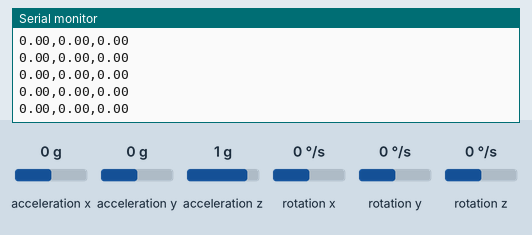
Bench run of a sketch on a simulated ESP32. Shown: the last lines printed to the serial monitor. The inputs (shaded band) are chosen by the test bench; at power-on: acceleration x 0 g, acceleration y 0 g, acceleration z 1 g, rotation z 0 °/s, rotation x 0 °/s, rotation y 0 °/s.

Above: at 4.2 s.
4.3 s: acceleration x set to -1.4 g
At 5.2 s:
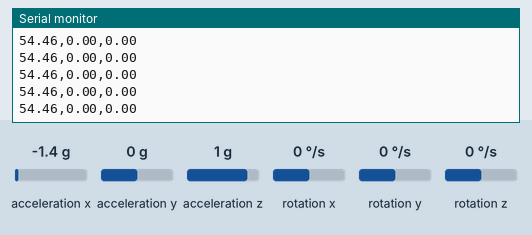
5.8 s: acceleration y set to -1.4 g
At 6.9 s:
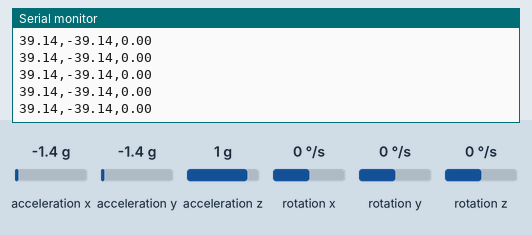
7.3 s: acceleration z set to -1.4 g
At 8.0 s:
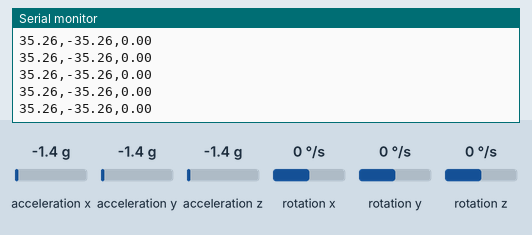
8.8 s: rotation z set to -192 °/s
At 9.5 s:
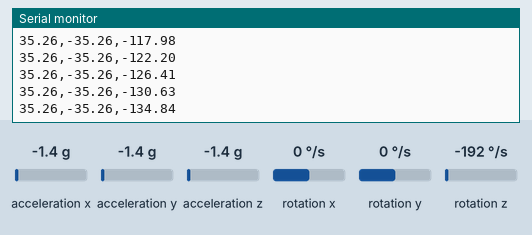
Timing chart, 0 to 11.3 s (numbered marks = the images above; inputs shaded):
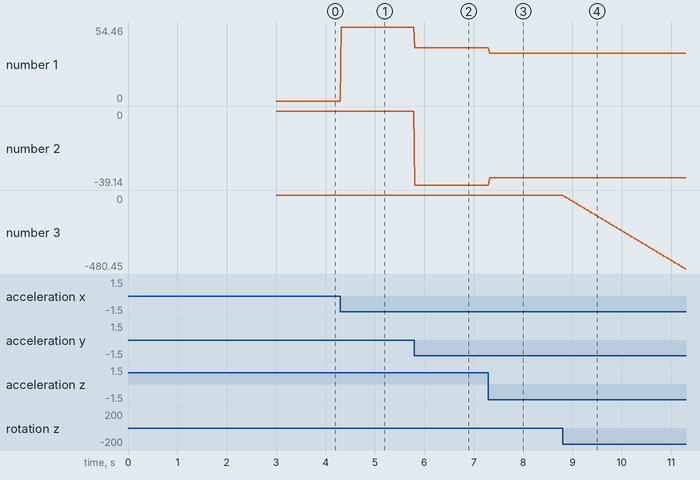

The sketch:

mpu6050withGGUI.ino
```cpp
/*
 * ESP32 MPU6050 - 3D VISUALIZATION SENDER
 *
 * This code uses the MPU6050's internal DMP (Digital Motion Processor)
 * to get stable yaw, pitch, and roll angles.
 *
 * It then prints them to the Serial port in a format
 * that a Python GUI can understand.
 *
 * Required Library: MPU6050_tockn (Install via Arduino Library Manager)
 */

#include <Wire.h>
#include <MPU6050_tockn.h>

MPU6050 mpu(Wire);

// Use the default I2C pins (SDA=21, SCL=22)
// Make sure AD0 is connected to GND for address 0x68

void setup() {
  Serial.begin(115200);
  Wire.begin();

  mpu.begin();

  Serial.println("Calibrating MPU6050... Do not move the sensor.");
  // This step is important! It finds the resting "zero" offsets
  mpu.calcGyroOffsets(true);
  Serial.println("Calibration Done!");
}

void loop() {
  // This function updates all sensor data and DMP calculations
  mpu.update();

  /*
   * Get the angles.
   * getAngleX() -> Pitch (rotation around X-axis)
   * getAngleY() -> Roll (rotation around Y-axis)
   * getAngleZ() -> Yaw (rotation around Z-axis)
   */
  float pitch = mpu.getAngleX();
  float roll = mpu.getAngleY();
  float yaw = mpu.getAngleZ();

  /*
   * Print the data as a simple comma-separated string.
   * Example: "12.34,-45.67,0.12\n"
   * The '\n' (newline) at the end is crucial.
   */
  Serial.print(roll);  // We send Roll (Y-axis) first
  Serial.print(",");
  Serial.print(pitch); // Then Pitch (X-axis)
  Serial.print(",");
  Serial.println(yaw); // Then Yaw (Z-axis)

  // Send data 50 times per second (a 20ms delay)
  delay(20);
}
```

Measured:
- after the input at 4.3 s, the serial monitor: prints a new line at once (image 1)
- after the input at 5.8 s, the serial monitor: prints a new line at once (image 2)
- after the input at 7.3 s, the serial monitor: prints a new line at once (image 3)
- after the input at 8.8 s, the serial monitor: prints a new line at once (image 4)
- plotted number 1: 0 → 54.46 after the input at 4.3 s, 54.46 → 39.14 after the input at 5.8 s, 39.14 → 35.26 after the input at 7.3 s
- plotted number 2: 0 → -39.14 after the input at 5.8 s, -39.14 → -35.26 after the input at 7.3 s
- plotted number 3: 0 → -480.45 after the input at 8.8 s
